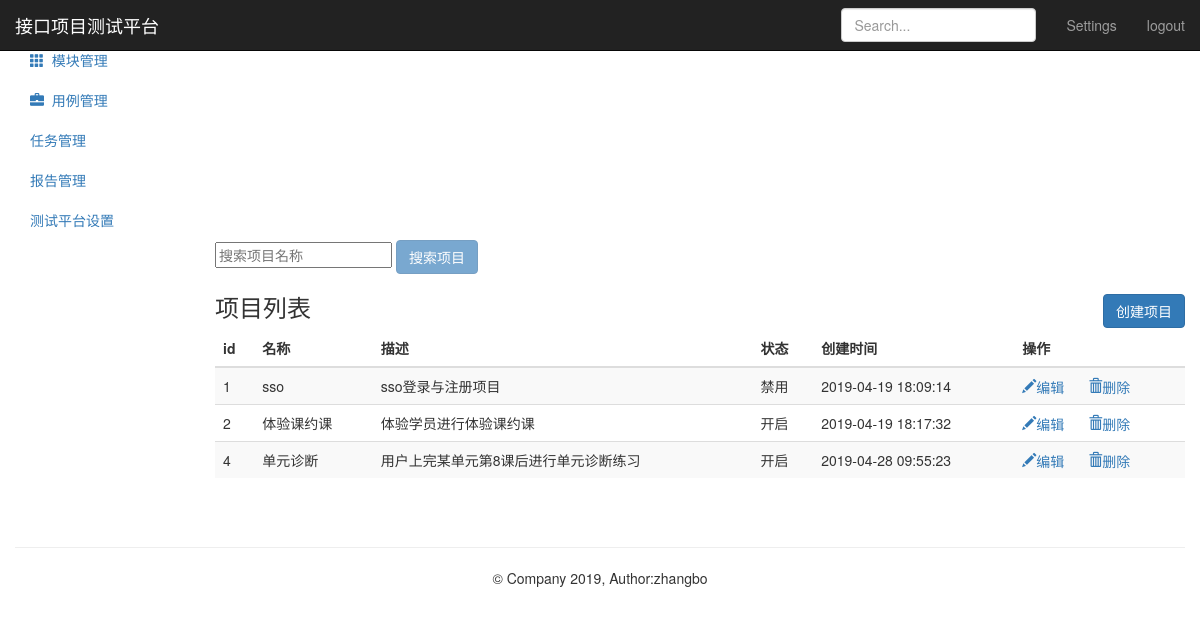
The page /project/ (signed in) on the database as committed earlier.
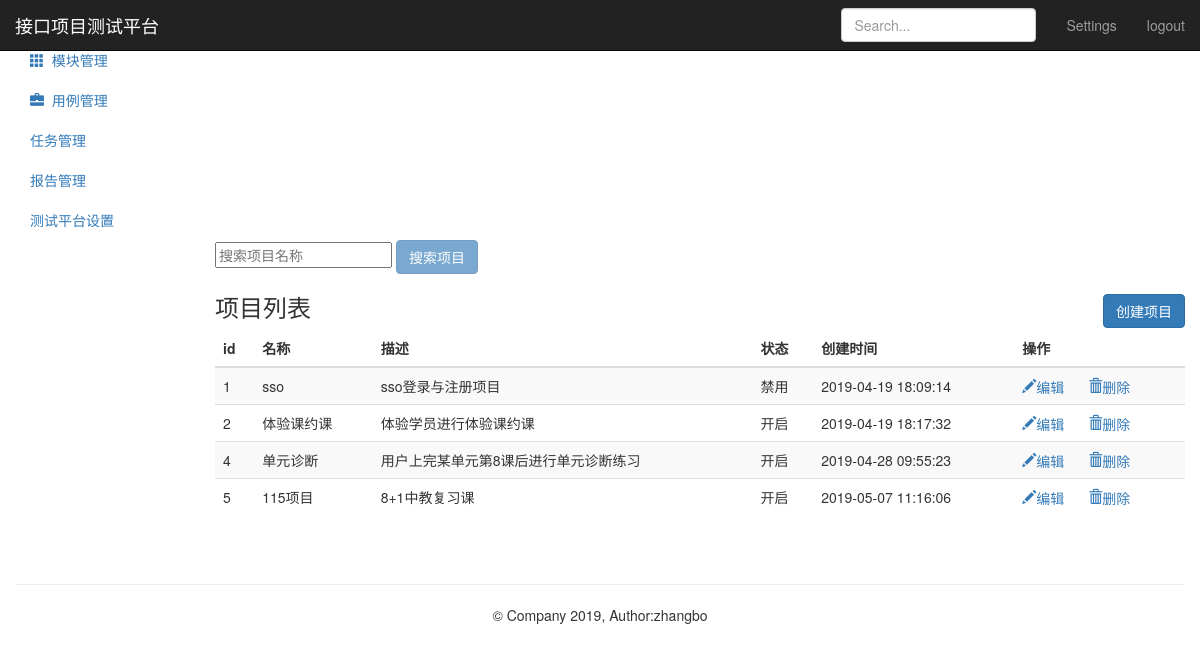
The same page on the database as committed later.
### project_app/models.py (models this page shows, shortened)
class Project(models.Model):
      name = models.CharField("名称",max_length=50,null=False)
      describe = models.TextField("描述",default="",max_length=50)
      status = models.BooleanField("状态",default=1)
      update_time = models.DateTimeField(auto_now=True)
      create_time = models.DateTimeField(auto_now_add=True)

### project_app/views.py (the view)
# urls.py: path('',views.project_manage),
@login_required
def project_manage(request):
    project_all = Project.objects.all()
    return render(request,"project.html",{"projects":project_all,"type":"list"})

### templates/project.html (shortened to what this page needs)
{% extends "base.html" %}
{% block base %}
     <nav class="navbar navbar-inverse navbar-fixed-top">
        <div class="container-fluid">
            <div class="navbar-header">
            <a class="navbar-brand" href="#">接口项目测试平台</a>
            </div>
            <div id="navbar" class="navbar-collapse collapse">
                <ul class="nav navbar-nav navbar-right">
                    <li><a href="#">Settings</a></li>
                    <li><a href="/logout/">logout</a></li>
                </ul>
                <form class="navbar-form navbar-right">
                    <input type="text" class="form-control" placeholder="Search...">
                </form>
            </div>
        </div>
     </nav>
    <div class="container-fluid">
        <div class="row">
            <div class="col-sm-3 col-md-2 sidebar">
                <ul class="nav nav-sidebar">
                    <li class="active">
                        <a href="/project/">
                        </a>
                    </li>
                    <li>
                        <a href="/module/">
                            <i class="glyphicon glyphicon-th"></i>&nbsp;&nbsp;模块管理
                        </a>
                    </li>
               </ul>
               <ul class="nav nav-sidebar">
                   <li>
                       <a href="/testcase/">
                           <i class="glyphicon glyphicon-briefcase"></i>&nbsp;&nbsp;用例管理
                       </a>
                   </li>
                   <li><a href="">任务管理</a></li>
               </ul>
               <ul class="nav nav-sidebar">
                    <li><a href="">报告管理</a></li>
                    <li><a href="">测试平台设置</a></li>
               </ul>
            </div>
            <div class="col-sm-9 col-sm-offset-3 col-md-10 col-md-offset-2 main">
                {% if type == "list" %}
                <form class="project" method="post" name="project-page" action="search/">
                    <input  type="text" name="search-project" placeholder="搜索项目名称">
                    <button class="btn btn-primary" type="submit" disabled="disabled">搜索项目</button>
                </form>
                <h3 class="sub-header">项目列表
                    <button class="btn btn-primary" name="submit" style="float:right;"
                            onclick="location.href='/project/add_project/'">创建项目</button>
                </h3>
                <div class="table-responsive">
                    <table class="table table-striped">
                        <thead>
                            <tr style="text-align: center">
                                <th>id</th>
                                <th>名称</th>
                                <th>描述</th>
                                <th>状态</th>
                                <th>创建时间</th>
                                <th>操作</th>
                            </tr>
                        </thead>
                        <tbody>
                            {% for project in projects %}
                            <tr>
                                  <td>{{ project.id}}</td>
                                  <td>{{ project.name}}</td>
                                  <td>{{ project.describe}}</td>
                                  <td>
                                      {% if project.status == True %}
                                          <span>开启</span>
                                      {% elif project.status == False %}
                                          <span>禁用</span>
                                      {% endif %}
                                  </td>
                                  <td>{{ project.create_time | date:"Y-m-d H:i:s" }}</td>
                                  <td>
                                      <a href="/project/edit_project/{{ project.id }}/">
                                          <i class="glyphicon glyphicon-pencil">编辑</i>
                                      </a>
                                      <a href="/project/delete_project/{{ project.id }}/" style="margin-left:20px;">
                                          <i class="glyphicon glyphicon-trash">删除</i>
                                      </a>
                                  </td>
                            </tr>
                            {% endfor %}
                        </tbody>
                    </table>
                </div>
                {% endif %}
            </div>
        </div>
    </div>
{% endblock %}

### templates/base.html (shortened to what this page needs)
<!DOCTYPE html>
<html lang="en">
<head>
    {% load static %}
    <link href="https://cdn.bootcss.com/bootstrap/3.3.7/css/bootstrap.min.css" rel="stylesheet">
    <link href="https://v3.bootcss.com/examples/dashboard/dashboard.css" rel="stylesheet">
    <link rel="stylesheet" href="https://cdn.jsdelivr.net/npm/bootstrap-select@1.13.10/dist/css/bootstrap-select.min.css">
</head>
<body>
{% block base %}
{% endblock %}
    <div class="container theme-showcase" role="main" style="text-align: center;width: auto">
       <div class="page-header"></div>
       <footer class="footer">
         <p>&copy; Company 2019, Author:zhangbo</p>
       </footer>
    </div>
</body>
</html>

Rows that differ between the two databases and show on the page:
added Project: id "5", name "115项目", describe "8+1中教复习课", status "开启", create_time "2019-05-07 11:16:06"
